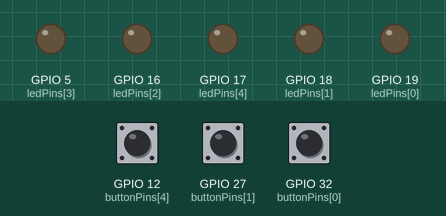
Bench run of a sketch on a simulated ESP32. Shown: output pins drawn as LEDs (lit = HIGH). The test bench sets the inputs (shaded band); at power-on: GPIO 32 (buttonPins[0]) HIGH, GPIO 27 (buttonPins[1]) HIGH, GPIO 12 (buttonPins[4]) HIGH. Random numbers use the default seed unless the sketch sets one.

Above: at 3.2 s.
3.3 s: GPIO 32 (buttonPins[0]) pulled LOW for 0.15 s
At 3.9 s:
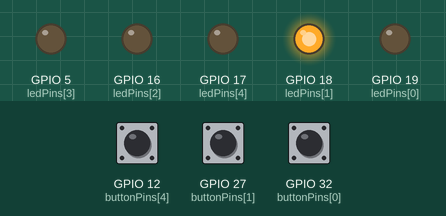
4.9 s: GPIO 27 (buttonPins[1]) pulled LOW for 0.15 s
At 5.2 s:
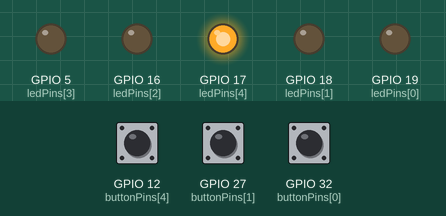
Timing chart, 0 to 7.9 s (numbered marks = the images above; inputs shaded):
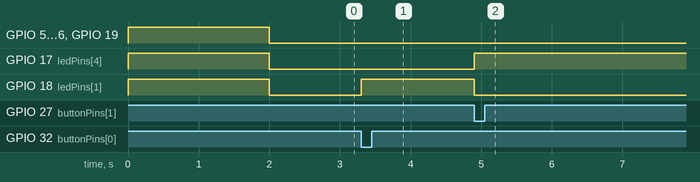

Measured:
- after the input at 3.3 s, GPIO 18 (ledPins[1]): LOW → HIGH at once
- after the input at 4.9 s, GPIO 17 (ledPins[4]): LOW → HIGH at once; GPIO 18 (ledPins[1]): HIGH → LOW at once

The sketch:

FitQuest.ino
```cpp
int cant = 5;
const int ledPins[] = { 19, 18, 16, 5, 17 };
const int buttonPins[] = { 32, 27, 13, 14, 12 };
int currentLed = 0;

unsigned long startTime = 0;

void setup() {
  Serial.begin(9600);
  for (int i = 0; i < cant; i++) {
    pinMode(ledPins[i], OUTPUT);
    pinMode(buttonPins[i], INPUT);
  }
  randomSeed(analogRead(A0));

  for (int i = 0; i < cant; i++) {
    digitalWrite(ledPins[i], HIGH);
  }
  delay(2000);

  for (int i = 0; i < cant; i++) {

    digitalWrite(ledPins[i], LOW);
  }
}

void loop() {
  if (touchRead(buttonPins[currentLed]) < 30) {
    unsigned long timeTaken = (millis() / 1000) - startTime;


    if (timeTaken >= 5) {
      currentLed = random(cant);
      for (int i = 0; i < cant; i++) {
        digitalWrite(ledPins[i], HIGH);
      }
      delay(1000);
      for (int i = 0; i < cant; i++) {
        digitalWrite(ledPins[i], LOW);
      }
      delay(1000);
      for (int i = 0; i < cant; i++) {
        digitalWrite(ledPins[i], HIGH);
      }
      delay(1000);
      for (int i = 0; i < cant; i++) {
        digitalWrite(ledPins[i], LOW);
      }


      startTime = (millis() / 1000);
    }
    if (timeTaken < 5) {

      digitalWrite(ledPins[currentLed], LOW);
      currentLed = random(cant);
      digitalWrite(ledPins[currentLed], HIGH);
      startTime = (millis() / 1000);
    }
  }
}
```
